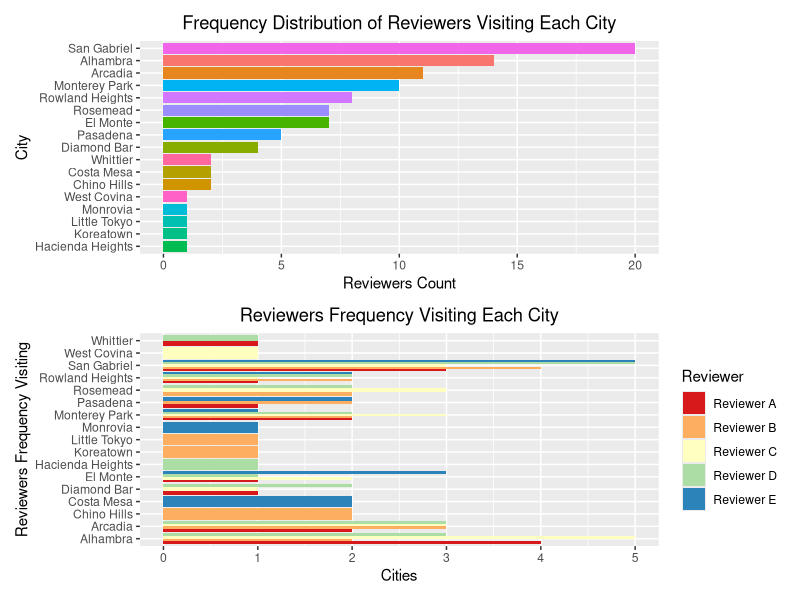
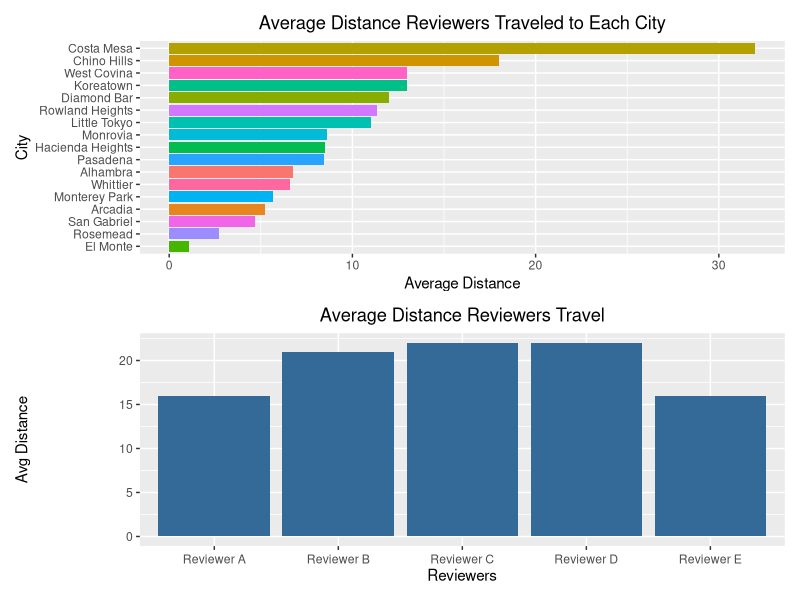
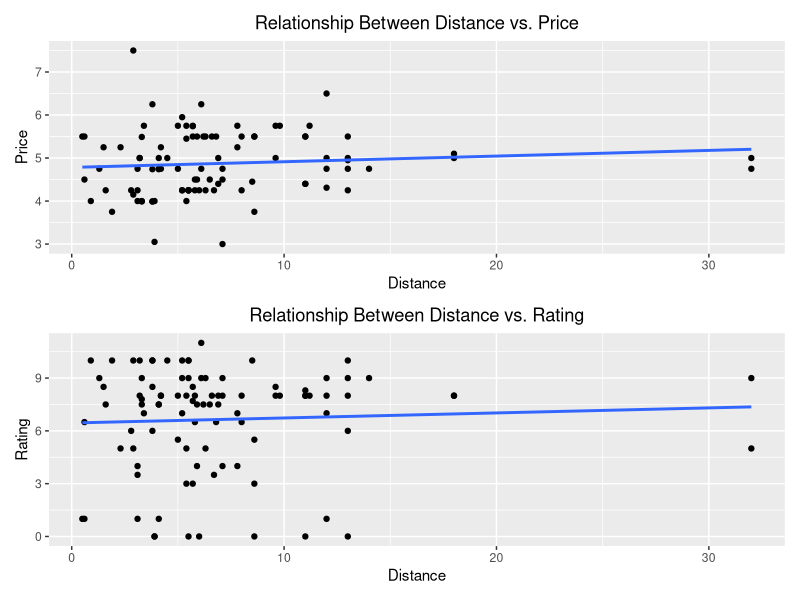
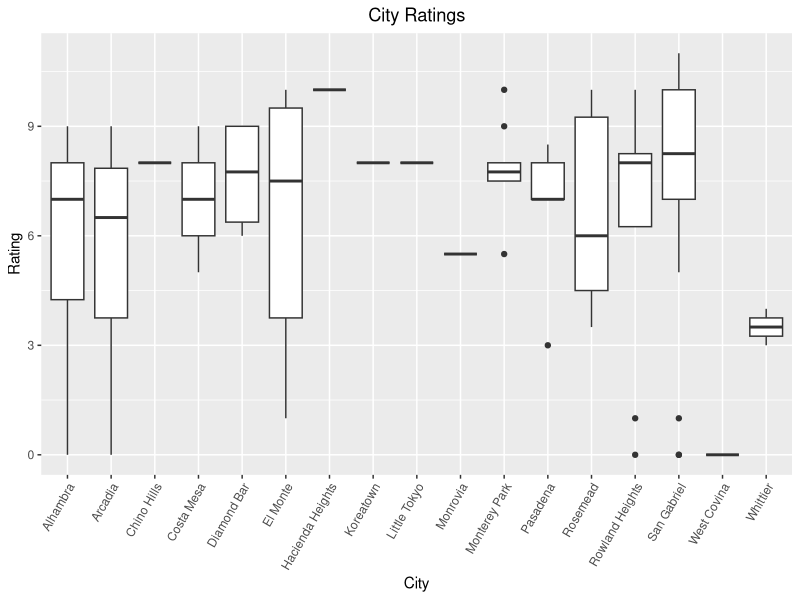
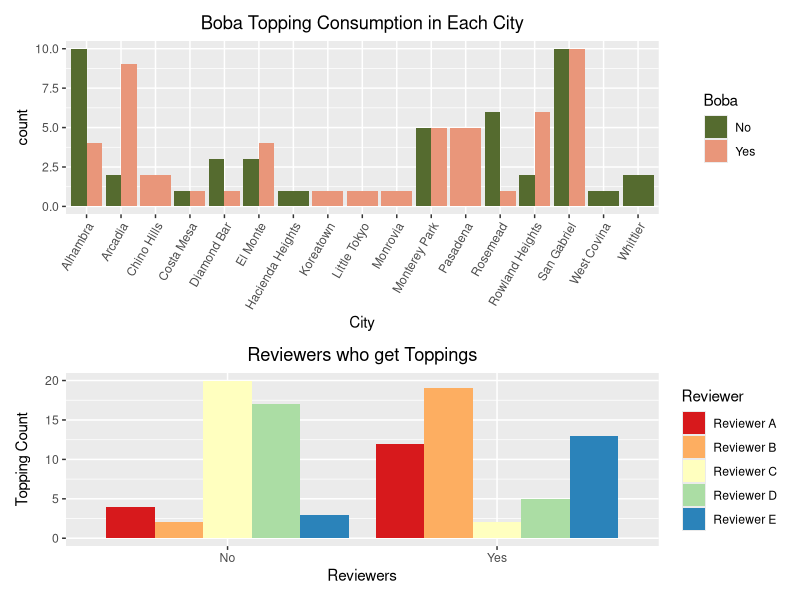
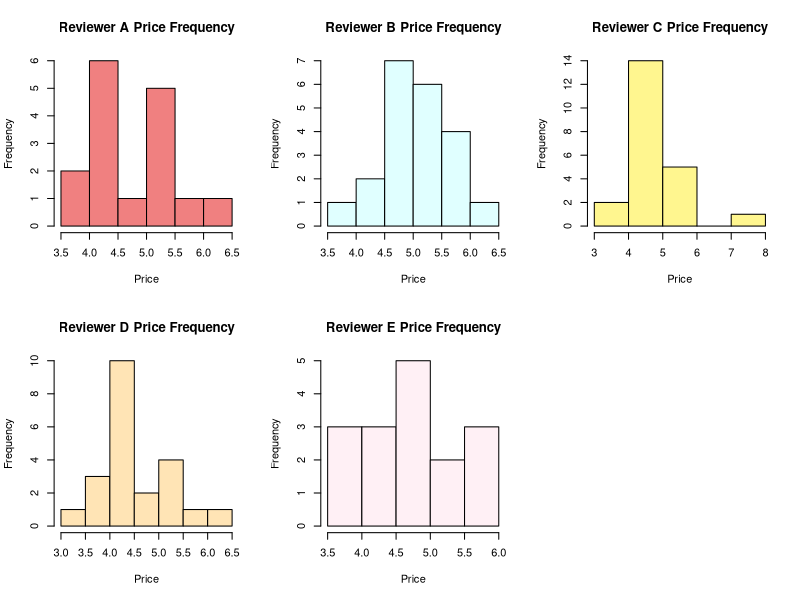
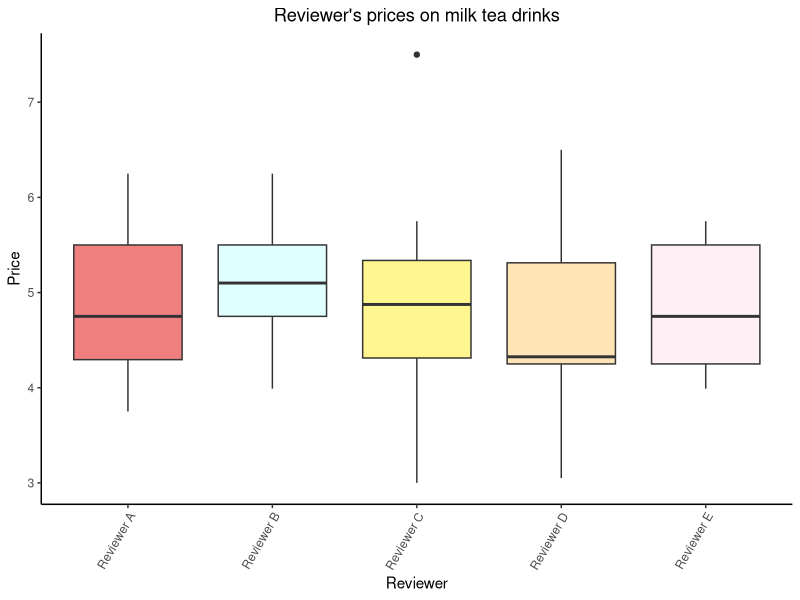

Here is the R script that generated these plots, in order:
## ---- chunk 1
# loading necessary libraries
library(readr) #read rectangular text data
library(ggplot2) # create visualizations
library(tidyverse) # transform and present data
library(patchwork) # simple and powerful plot usage
## ---- chunk 2
# The working directory is set to where the .csv file is stored in the computer
# The file is loaded and read with the variable name 'boba'.
setwd("~/Excel Documents")
boba <- read_csv("SGV Boba.csv") 
## ---- chunk 3
#view of the whole data set
as.data.frame(boba)
## ---- chunk 4
# looking into the structure
str(boba)
## ---- chunk 5
# first removing Rank and Comments then running head() to see final results
boba <- select(boba, -c("Rank", "Comments"))
head(boba)
## ---- chunk 6
# Group cities together and summarize the total amount of reviewers' frequency visiting each city. Then summarize each reviewers' frequency individually for each city.

city_freq <- boba %>%
  group_by(City) %>%
  summarise(reviews = length(Reviewer))

city_freq <- city_freq %>%
  ggplot(aes(reorder(City, reviews) , y = reviews, fill = City)) +
  geom_bar(stat = "identity") +
  ggtitle("Frequency Distribution of Reviewers Visiting Each City") +
  xlab("City") +
  ylab("Reviewers Count") +
  theme(plot.title = element_text(hjust = 0.5), legend.position = 'none') +
  coord_flip()

reviewer_city_freq <- boba %>%
  ggplot(aes(y = City, fill = Reviewer)) +
  geom_bar(position = position_dodge()) +
  ggtitle("Reviewers Frequency Visiting Each City") +
  labs(x = "Cities", y = "Reviewers Frequency Visiting") +
  theme(plot.title = element_text(hjust = 0.5)) +
  scale_fill_brewer(palette = "Spectral")

city_freq / reviewer_city_freq
## ---- chunk 7
#Graph the average distance reviewers traveled for each city. Then graph each indidivual reviewers travel.
city_avg_dist <- boba %>%
  group_by(City) %>%
  summarise(avg_dist = mean(Distance))

city_avg_dist <-city_avg_dist %>%
  ggplot(aes(reorder(City, avg_dist), y = avg_dist, fill = City)) +
  geom_bar(stat = "identity") +
  ggtitle("Average Distance Reviewers Traveled to Each City") +
  xlab("City") +
  ylab("Average Distance") +
  theme(plot.title = element_text(hjust = 0.5), legend.position = 'none') +
  coord_flip()

reviewer_avg_dist <-boba %>%
  ggplot(aes(x = Reviewer,fill = mean(Distance))) +
  geom_bar(position = position_dodge()) +
  ggtitle("Average Distance Reviewers Travel") +
  ylab("Avg Distance") +
  xlab("Reviewers") +
  theme(legend.position = 'none', plot.title = element_text(hjust = 0.5), axis.text.x = element_text(angle = 0, vjust = 0.5, hjust=.5))

city_avg_dist / reviewer_avg_dist
## ---- chunk 8
# Create scatter plot between Distance and Price
# Create scatter plot between Distance and Rating


# Distance vs Price
dist_vs_price_scat <- boba %>%
  ggplot(aes(Distance, Price)) + 
  geom_point() +
  ggtitle("Relationship Between Distance vs. Price") +
  theme(plot.title = element_text(hjust = 0.5), legend.position = "none") +
  geom_smooth(method = 'lm', se = FALSE)

dist_vs_rat_scat <- boba %>%
  ggplot(aes(Distance, Rating)) + 
  geom_point() +
  ggtitle("Relationship Between Distance vs. Rating") +
  theme(plot.title = element_text(hjust = 0.5), legend.position = "none") +
  geom_smooth(method = 'lm', se = FALSE)

dist_vs_price_scat / dist_vs_rat_scat
## ---- chunk 9
# create boxplots for eac City based on Ratings
city_rat_box <-
  ggplot(boba, aes(x=City,y=Rating)) + 
  geom_boxplot() + 
  ggtitle("City Ratings") +
  theme(axis.text.x = element_text(angle=60, hjust=1), plot.title = element_text(hjust = 0.5)) 

city_rat_box
## ---- chunk 10
# create a groupby side by sdie barplot with each city
boba_city <- boba %>%
  ggplot(aes(x = City,fill = Boba)) +
  geom_bar(position = position_dodge()) + 
  ggtitle("Boba Topping Consumption in Each City") +
  theme(plot.title = element_text(hjust = 0.5), axis.text.x = element_text(angle = 60, vjust = 1, hjust=1)) +
  scale_fill_manual(values = c("darkolivegreen", "darksalmon"))

rev_got_boba <- boba %>%
  ggplot(aes(x = Boba, fill = Reviewer)) +
  geom_bar(position = position_dodge()) +
  ggtitle("Reviewers who get Toppings") +
  labs(x = "Reviewers", y = "Topping Count") +
  theme(plot.title = element_text(hjust = 0.5)) +
  scale_fill_brewer(palette = "Spectral")

boba_city / rev_got_boba
## ---- chunk 11
# create histogram to view frequency of prices for each reviewer

par(mfrow = c(2,3))


a_price <- hist(boba$Price[boba$Reviewer == "Reviewer A"], main = "Reviewer A Price Frequency", xlab = "Price", col = 'lightcoral')
  
b_price <- hist(boba$Price[boba$Reviewer == "Reviewer B"], main = "Reviewer B Price Frequency", xlab = "Price", col = 'lightcyan')
  
c_price <- hist(boba$Price[boba$Reviewer == "Reviewer C"], main = "Reviewer C Price Frequency", xlab = "Price", col = 'khaki1')
  
d_price <- hist(boba$Price[boba$Reviewer == "Reviewer D"], main = "Reviewer D Price Frequency", xlab = "Price", col = 'moccasin')

e_price <- hist(boba$Price[boba$Reviewer == "Reviewer E"], main = "Reviewer E Price Frequency", xlab = "Price", col = 'lavenderblush')


# create boxplot for each reviewer based on price variable to compare between eachother
ggplot(boba, aes(x=Reviewer,y=Price, fill = Reviewer)) + 
  geom_boxplot() + 
  theme_classic() +
  theme(axis.text.x = element_text(angle=60, hjust=1)) +
  theme(legend.position = 'none', plot.title = element_text(hjust = 0.5)) +
  scale_fill_manual(values = c("lightcoral", "lightcyan", "khaki1", "moccasin", "lavenderblush")) +
  ggtitle("Reviewer's prices on milk tea drinks")
